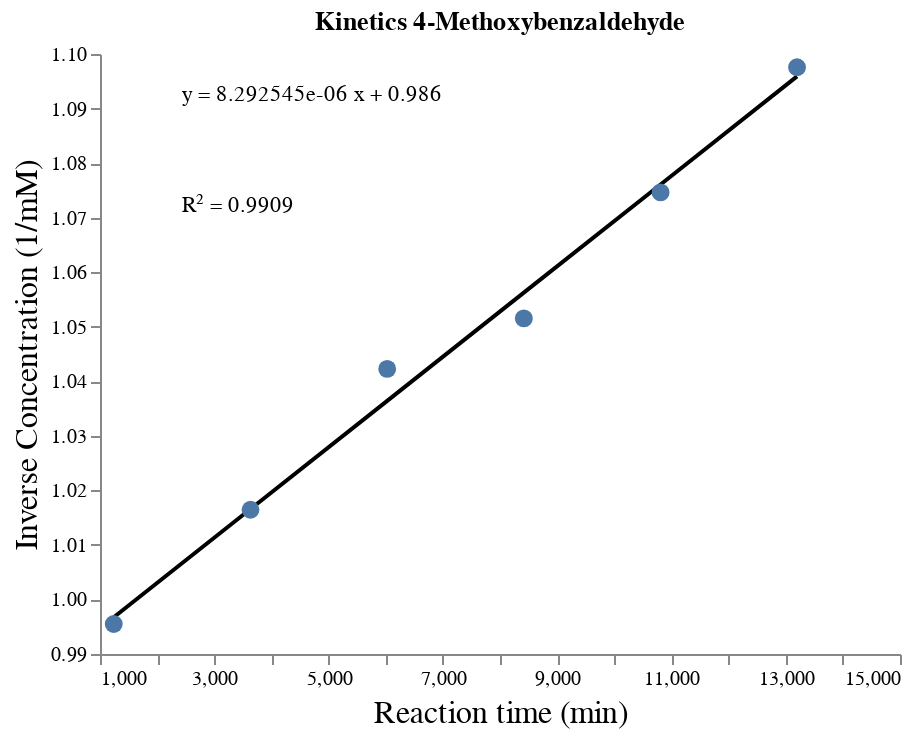

Here is the notebook cell this chart was saved with:
### Code cell
plot_reaction_data(ome_reaction, "Kinetics 4-Methoxybenzaldehyde")

### Figure 1 — Vega-Lite specification as saved in the notebook (floating-point values rounded to 4 significant figures)
{"config": {"view": {"continuousWidth": 400, "continuousHeight": 300, "strokeWidth": 0}, "axis": {"grid": false, "titleFontSize": 16, "titleFontWeight": "normal"}}, "layer": [{"data": {"name": "data-d4bc2f554a7f3a64fb916c358fde029e"}, "mark": {"type": "line", "color": "black"}, "encoding": {"x": {"type": "quantitative", "field": "x", "scale": {"domain": [1117.0, 14520.0]}}, "y": {"type": "quantitative", "field": "y", "scale": {"domain": [0.9954, 1.099]}}}}, {"data": {"name": "data-4c573ed2fe80dd34f98b42fc98fbf9d7"}, "mark": {"type": "circle", "opacity": 1, "size": 80}, "encoding": {"tooltip": [{"type": "quantitative", "field": "x", "title": "Reaction time (min)"}, {"type": "quantitative", "field": "y", "title": "Inverse Concentration (1/mM)"}], "x": {"type": "quantitative", "axis": {"title": "Reaction time (min)"}, "field": "x"}, "y": {"type": "quantitative", "axis": {"title": "Inverse Concentration (1/mM)"}, "field": "y"}}, "selection": {"selector613": {"type": "interval", "bind": "scales", "encodings": ["x", "y"]}}, "title": "Kinetics 4-Methoxybenzaldehyde"}, {"data": {"name": "data-eb92b8e0b8929651fc8236935902e26f"}, "mark": {"type": "text", "align": "left", "text": "y = 8.292545e-06 x + 0.986"}, "encoding": {"x": {"type": "quantitative", "field": "x"}, "y": {"type": "quantitative", "field": "y"}}}, {"data": {"name": "data-f451832ba1b19aae6d96ac7dbeec876c"}, "mark": {"type": "text", "align": "left", "text": "R² = 0.9909"}, "encoding": {"x": {"type": "quantitative", "field": "x"}, "y": {"type": "quantitative", "field": "y"}}}], "$schema": "https://vega.github.io/schema/vega-lite/v4.8.1.json", "datasets": {"data-d4bc2f554a7f3a64fb916c358fde029e": [{"x": 1241.0, "y": 0.9967}, {"x": 3634.0, "y": 1.017}, {"x": 6026.0, "y": 1.036}, {"x": 8417.0, "y": 1.056}, {"x": 10810.0, "y": 1.076}, {"x": 13200.0, "y": 1.096}], "data-4c573ed2fe80dd34f98b42fc98fbf9d7": [{"x": 1241.0, "y": 0.9955}, {"x": 3634.0, "y": 1.016}, {"x": 6026.0, "y": 1.042}, {"x": 8417.0, "y": 1.052}, {"x": 10810.0, "y": 1.075}, {"x": 13200.0, "y": 1.098}], "data-eb92b8e0b8929651fc8236935902e26f": [{"x": 2437.0, "y": 1.092}], "data-f451832ba1b19aae6d96ac7dbeec876c": [{"x": 2437.0, "y": 1.072}]}}
